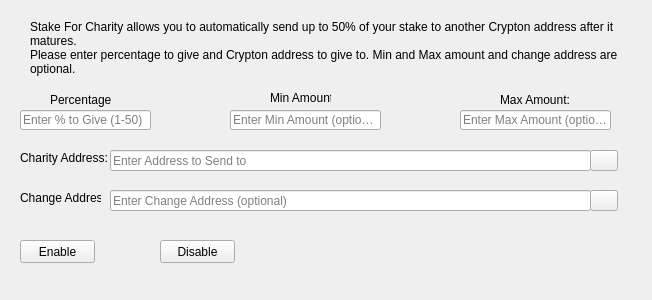
<?xml version="1.0" encoding="UTF-8"?>
<ui version="4.0">
 <class>StakeForCharityDialog</class>
 <widget class="QWidget" name="StakeForCharityDialog">
  <property name="windowModality">
   <enum>Qt::NonModal</enum>
  </property>
  <property name="geometry">
   <rect>
    <x>0</x>
    <y>0</y>
    <width>652</width>
    <height>300</height>
   </rect>
  </property>
  <property name="windowTitle">
   <string>Stake For Charity</string>
  </property>
  <widget class="QLineEdit" name="charityPercentEdit">
   <property name="geometry">
    <rect>
     <x>20</x>
     <y>110</y>
     <width>131</width>
     <height>20</height>
    </rect>
   </property>
   <property name="toolTip">
    <string>Enter whole numbers 1 - 50</string>
   </property>
   <property name="placeholderText">
    <string>Enter % to Give (1-50)</string>
   </property>
  </widget>
  <widget class="QLineEdit" name="charityAddressEdit">
   <property name="geometry">
    <rect>
     <x>110</x>
     <y>150</y>
     <width>481</width>
     <height>21</height>
    </rect>
   </property>
   <property name="toolTip">
    <string/>
   </property>
   <property name="placeholderText">
    <string>Enter Address to Send to</string>
   </property>
  </widget>
  <widget class="QLabel" name="label_2">
   <property name="geometry">
    <rect>
     <x>30</x>
     <y>20</y>
     <width>591</width>
     <height>61</height>
    </rect>
   </property>
   <property name="lineWidth">
    <number>1</number>
   </property>
   <property name="text">
    <string>Stake For Charity allows you to automatically send up to 50% of your stake to another Crypton address after it matures.
Please enter percentage to give and Crypton address to give to. Min and Max amount and change address are optional.</string>
   </property>
   <property name="alignment">
    <set>Qt::AlignLeading|Qt::AlignLeft|Qt::AlignTop</set>
   </property>
   <property name="wordWrap">
    <bool>true</bool>
   </property>
  </widget>
  <widget class="QLineEdit" name="charityMinEdit">
   <property name="geometry">
    <rect>
     <x>230</x>
     <y>110</y>
     <width>151</width>
     <height>20</height>
    </rect>
   </property>
   <property name="toolTip">
    <string/>
   </property>
   <property name="placeholderText">
    <string>Enter Min Amount (optional)</string>
   </property>
  </widget>
  <widget class="QLineEdit" name="charityMaxEdit">
   <property name="geometry">
    <rect>
     <x>460</x>
     <y>110</y>
     <width>151</width>
     <height>20</height>
    </rect>
   </property>
   <property name="toolTip">
    <string/>
   </property>
   <property name="text">
    <string/>
   </property>
   <property name="placeholderText">
    <string>Enter Max Amount (optional)</string>
   </property>
  </widget>
  <widget class="QLabel" name="message">
   <property name="geometry">
    <rect>
     <x>330</x>
     <y>220</y>
     <width>291</width>
     <height>61</height>
    </rect>
   </property>
   <property name="text">
    <string/>
   </property>
  </widget>
  <widget class="QPushButton" name="enableButton">
   <property name="geometry">
    <rect>
     <x>20</x>
     <y>240</y>
     <width>75</width>
     <height>23</height>
    </rect>
   </property>
   <property name="toolTip">
    <string/>
   </property>
   <property name="statusTip">
    <string>Check and turn on Stake For Charity</string>
   </property>
   <property name="text">
    <string>Enable</string>
   </property>
  </widget>
  <widget class="QPushButton" name="disableButton">
   <property name="geometry">
    <rect>
     <x>160</x>
     <y>240</y>
     <width>75</width>
     <height>23</height>
    </rect>
   </property>
   <property name="statusTip">
    <string>Turn off Stake For Charity</string>
   </property>
   <property name="text">
    <string>Disable</string>
   </property>
  </widget>
  <widget class="QPushButton" name="addressBookButton">
   <property name="geometry">
    <rect>
     <x>590</x>
     <y>150</y>
     <width>28</width>
     <height>21</height>
    </rect>
   </property>
   <property name="toolTip">
    <string>Choose an address from the address book</string>
   </property>
   <property name="text">
    <string/>
   </property>
   <property name="icon">
    <iconset resource="../bitcoin.qrc">
     <normaloff>:/icons/address-book</normaloff>:/icons/address-book</iconset>
   </property>
   <property name="shortcut">
    <string>Alt+A</string>
   </property>
   <property name="autoDefault">
    <bool>false</bool>
   </property>
  </widget>
  <widget class="QLineEdit" name="charityChangeAddressEdit">
   <property name="geometry">
    <rect>
     <x>110</x>
     <y>190</y>
     <width>481</width>
     <height>21</height>
    </rect>
   </property>
   <property name="toolTip">
    <string>Change address must be owned by you</string>
   </property>
   <property name="placeholderText">
    <string>Enter Change Address (optional)</string>
   </property>
  </widget>
  <widget class="QPushButton" name="changeAddressBookButton">
   <property name="geometry">
    <rect>
     <x>590</x>
     <y>190</y>
     <width>28</width>
     <height>21</height>
    </rect>
   </property>
   <property name="toolTip">
    <string>Choose an address from the address book</string>
   </property>
   <property name="text">
    <string/>
   </property>
   <property name="icon">
    <iconset resource="../bitcoin.qrc">
     <normaloff>:/icons/address-book</normaloff>:/icons/address-book</iconset>
   </property>
   <property name="shortcut">
    <string>Alt+A</string>
   </property>
   <property name="autoDefault">
    <bool>false</bool>
   </property>
  </widget>
  <widget class="QLabel" name="label">
   <property name="geometry">
    <rect>
     <x>50</x>
     <y>90</y>
     <width>61</width>
     <height>20</height>
    </rect>
   </property>
   <property name="toolTip">
    <string>Percentage of stake to send</string>
   </property>
   <property name="text">
    <string>Percentage:</string>
   </property>
  </widget>
  <widget class="QLabel" name="label_3">
   <property name="geometry">
    <rect>
     <x>270</x>
     <y>90</y>
     <width>61</width>
     <height>16</height>
    </rect>
   </property>
   <property name="toolTip">
    <string>Min amount to send</string>
   </property>
   <property name="text">
    <string>Min Amount:</string>
   </property>
  </widget>
  <widget class="QLabel" name="label_4">
   <property name="geometry">
    <rect>
     <x>500</x>
     <y>90</y>
     <width>71</width>
     <height>20</height>
    </rect>
   </property>
   <property name="toolTip">
    <string>Max amount to send</string>
   </property>
   <property name="text">
    <string>Max Amount:</string>
   </property>
  </widget>
  <widget class="QLabel" name="label_5">
   <property name="geometry">
    <rect>
     <x>20</x>
     <y>150</y>
     <width>91</width>
     <height>16</height>
    </rect>
   </property>
   <property name="toolTip">
    <string>Address to send portion of stake to</string>
   </property>
   <property name="text">
    <string>Charity Address:</string>
   </property>
  </widget>
  <widget class="QLabel" name="label_6">
   <property name="geometry">
    <rect>
     <x>20</x>
     <y>190</y>
     <width>81</width>
     <height>16</height>
    </rect>
   </property>
   <property name="toolTip">
    <string>The amount left over returned to you</string>
   </property>
   <property name="text">
    <string>Change Address:</string>
   </property>
  </widget>
 </widget>
 <resources>
  <include location="../bitcoin.qrc"/>
 </resources>
 <connections/>
</ui>
